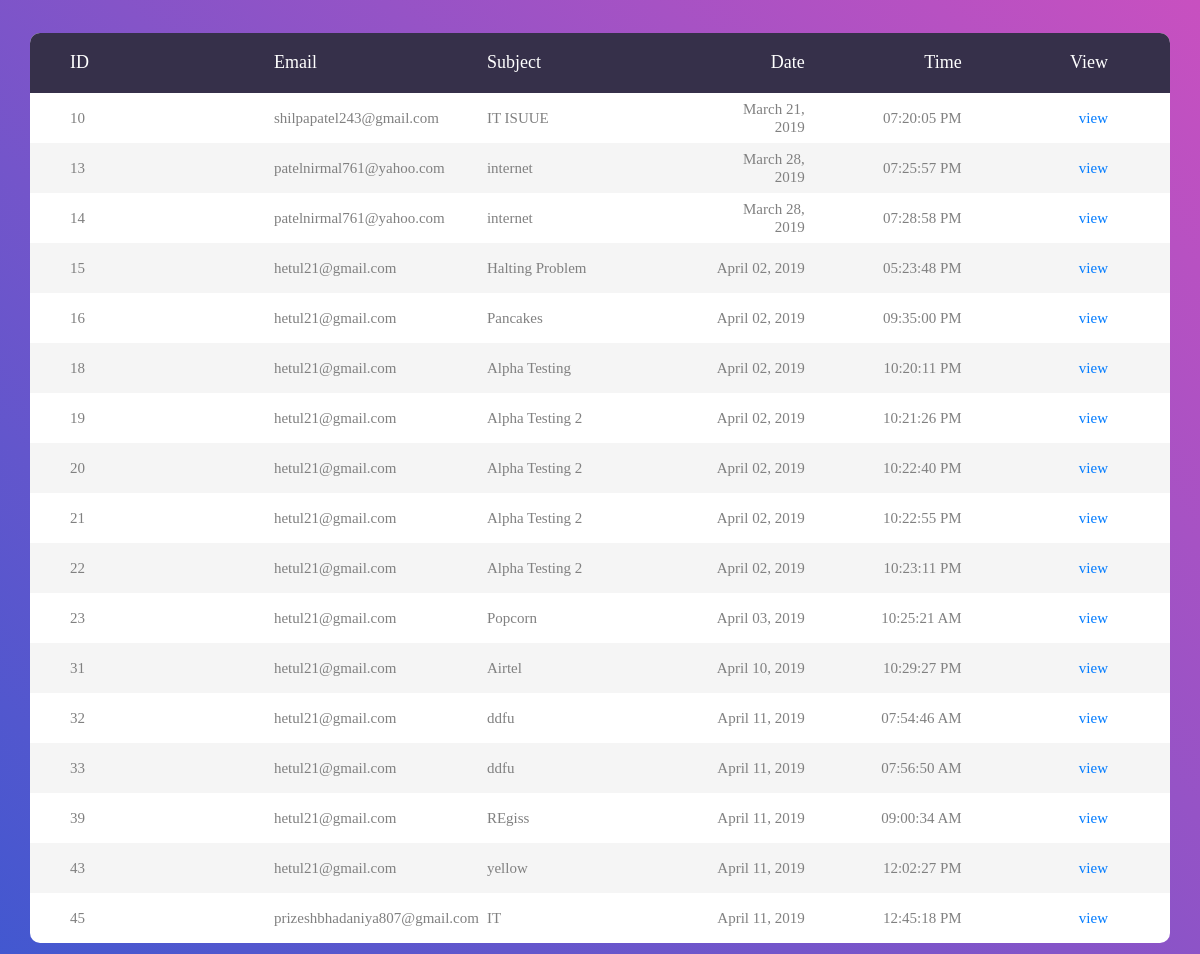
/admin/resolved/mixer.php (signed in), run on the app's committed database.
### tables this page shows
CREATE TABLE `issue` (
  `id` int(5) UNSIGNED NOT NULL,
  `password` varchar(10) DEFAULT NULL,
  `email` varchar(30) NOT NULL,
  `subject` varchar(50) NOT NULL,
  `description` varchar(255) DEFAULT NULL,
  `registertime` int(11) UNSIGNED NOT NULL,
  `resolvetime` int(11) DEFAULT NULL,
  `assignment` varchar(10) DEFAULT NULL,
  `resolution` varchar(255) DEFAULT NULL
);

### admin/resolved/mixer.php (the view, shortened to what this page needs)
<?php
	if(!isset($_SESSION['logged']) || $_SESSION['logged'] != "yes")
	{
		header('Location: sessionExpiry.html');
	}
	else
	{
?>
<?php
	$connection=new mysqli("localhost","root","","itticket");
	$result=$connection->query("select * from issue where resolution IS NOT NULL");
?>
<!DOCTYPE html>
<html lang="en">
<head>
	<link rel="stylesheet" type="text/css" href="vendor/bootstrap/css/bootstrap.min.css">
	<link rel="stylesheet" type="text/css" href="fonts/font-awesome-4.7.0/css/font-awesome.min.css">
	<link rel="stylesheet" type="text/css" href="vendor/animate/animate.css">
	<link rel="stylesheet" type="text/css" href="vendor/select2/select2.min.css">
	<link rel="stylesheet" type="text/css" href="vendor/perfect-scrollbar/perfect-scrollbar.css">
	<link rel="stylesheet" type="text/css" href="css/util.css">
	<link rel="stylesheet" type="text/css" href="css/main.css">
</head>
<body>
	<div class="limiter">
		<div class="container-table100">
			<div class="wrap-table100">
				<div class="table100">
					<table>
						<thead>
							<tr class="table100-head">
								<th class="column1">ID</th>
								<th class="column2">Email</th>
								<th class="column3">Subject</th>
								<th class="column4">Date</th>
								<th class="column5">Time</th>
								<th class="column6">View</th>
							</tr>
						</thead>
						<tbody>
							<?php
							while($result1=$result->fetch_object())
							{
									?>
									<tr>
										<td class="column1"><?php echo $result1->id?></td>
										<td class="column2"><?php echo $result1->email?></td>
										<td class="column3"><?php echo $result1->subject?></td>
										<td class="column4"><?php echo (date("F d, Y", $result1->registertime))?></td>
										<td class="column5"><?php echo (date("h:i:s A", $result1->registertime))?></td>
										<td class="column6"><a href="mixer2.php?id=<?php echo $result1->id;?>">view</a></td>
									</tr>
									<?php
							}
							?>
						</tbody>
					</table>
				</div>
			</div>
		</div>
	</div>
</body>
</html>
<?php
	}
?>

### admin/resolved/css/main.css (style rules this page uses)
* { margin: 0px; padding: 0px; box-sizing: border-box; }
body, html { height: 100%; font-family: sans-serif; }
a { margin: 0px; transition: all 0.4s; -webkit-transition: all 0.4s; -o-transition: all 0.4s; -moz-transition: all 0.4s; }
.limiter { width: 100%; margin: 0 auto; }
.container-table100 { width: 100%; min-height: 100vh; background: #c850c0; background: -webkit-linear-gradient(45deg, #4158d0, #c850c0); background: -o-linear-gradient(45deg, #4158d0, #c850c0); background: -moz-linear-gradient(45deg, #4158d0, #c850c0); background: linear-gradient(45deg, #4158d0, #c850c0); display: -webkit-box; display: -webkit-flex; display: -moz-box; display: -ms-flexbox; display: flex; align-items: center; justify-content: center; flex-wrap: wrap; padding: 33px 30px; }
.wrap-table100 { width: 1170px; }
table { border-spacing: 1; border-collapse: collapse; background: white; border-radius: 10px; overflow: hidden; width: 100%; margin: 0 auto; position: relative; }
table * { position: relative; }
table td, table th { padding-left: 8px; }
table thead tr { height: 60px; background: #36304a; }
table tbody tr { height: 50px; }
table tbody tr:last-child { border: 0; }
table td, table th { text-align: left; }
.table100-head th { font-family: OpenSans-Regular; font-size: 18px; color: #fff; line-height: 1.2; font-weight: unset; }
tbody tr:nth-child(even) { background-color: #f5f5f5; }
tbody tr { font-family: OpenSans-Regular; font-size: 15px; color: #808080; line-height: 1.2; font-weight: unset; }
.column1 { width: 260px; padding-left: 40px; }
.column2 { width: 160px; }
.column3 { width: 245px; }
.column4 { width: 110px; text-align: right; }
.column5 { width: 170px; text-align: right; }
.column6 { width: 222px; text-align: right; padding-right: 62px; }

### data on the page
issue: id "10", email "shilpapatel243@gmail.com", subject "IT ISUUE", registertime "March 21, 2019", registertime "07:20:05 PM"
issue: id "13", email "patelnirmal761@yahoo.com", subject "internet", registertime "March 28, 2019", registertime "07:25:57 PM"
issue: id "14", email "patelnirmal761@yahoo.com", subject "internet", registertime "March 28, 2019", registertime "07:28:58 PM"
issue: id "15", email "hetul21@gmail.com", subject "Halting Problem", registertime "April 02, 2019", registertime "05:23:48 PM"
issue: id "16", email "hetul21@gmail.com", subject "Pancakes", registertime "April 02, 2019", registertime "09:35:00 PM"
issue: id "18", email "hetul21@gmail.com", subject "Alpha Testing", registertime "April 02, 2019", registertime "10:20:11 PM"
issue: id "19", email "hetul21@gmail.com", subject "Alpha Testing 2", registertime "April 02, 2019", registertime "10:21:26 PM"
issue: id "20", email "hetul21@gmail.com", subject "Alpha Testing 2", registertime "April 02, 2019", registertime "10:22:40 PM"
issue: id "21", email "hetul21@gmail.com", subject "Alpha Testing 2", registertime "April 02, 2019", registertime "10:22:55 PM"
issue: id "22", email "hetul21@gmail.com", subject "Alpha Testing 2", registertime "April 02, 2019", registertime "10:23:11 PM"
issue: id "23", email "hetul21@gmail.com", subject "Popcorn", registertime "April 03, 2019", registertime "10:25:21 AM"
issue: id "31", email "hetul21@gmail.com", subject "Airtel", registertime "April 10, 2019", registertime "10:29:27 PM"
issue: id "32", email "hetul21@gmail.com", subject "ddfu", registertime "April 11, 2019", registertime "07:54:46 AM"
issue: id "33", email "hetul21@gmail.com", subject "ddfu", registertime "April 11, 2019", registertime "07:56:50 AM"
issue: id "39", email "hetul21@gmail.com", subject "REgiss", registertime "April 11, 2019", registertime "09:00:34 AM"
issue: id "43", email "hetul21@gmail.com", subject "yellow", registertime "April 11, 2019", registertime "12:02:27 PM"
issue: id "45", email "prizeshbhadaniya807@gmail.com", subject "IT", registertime "April 11, 2019", registertime "12:45:18 PM"
